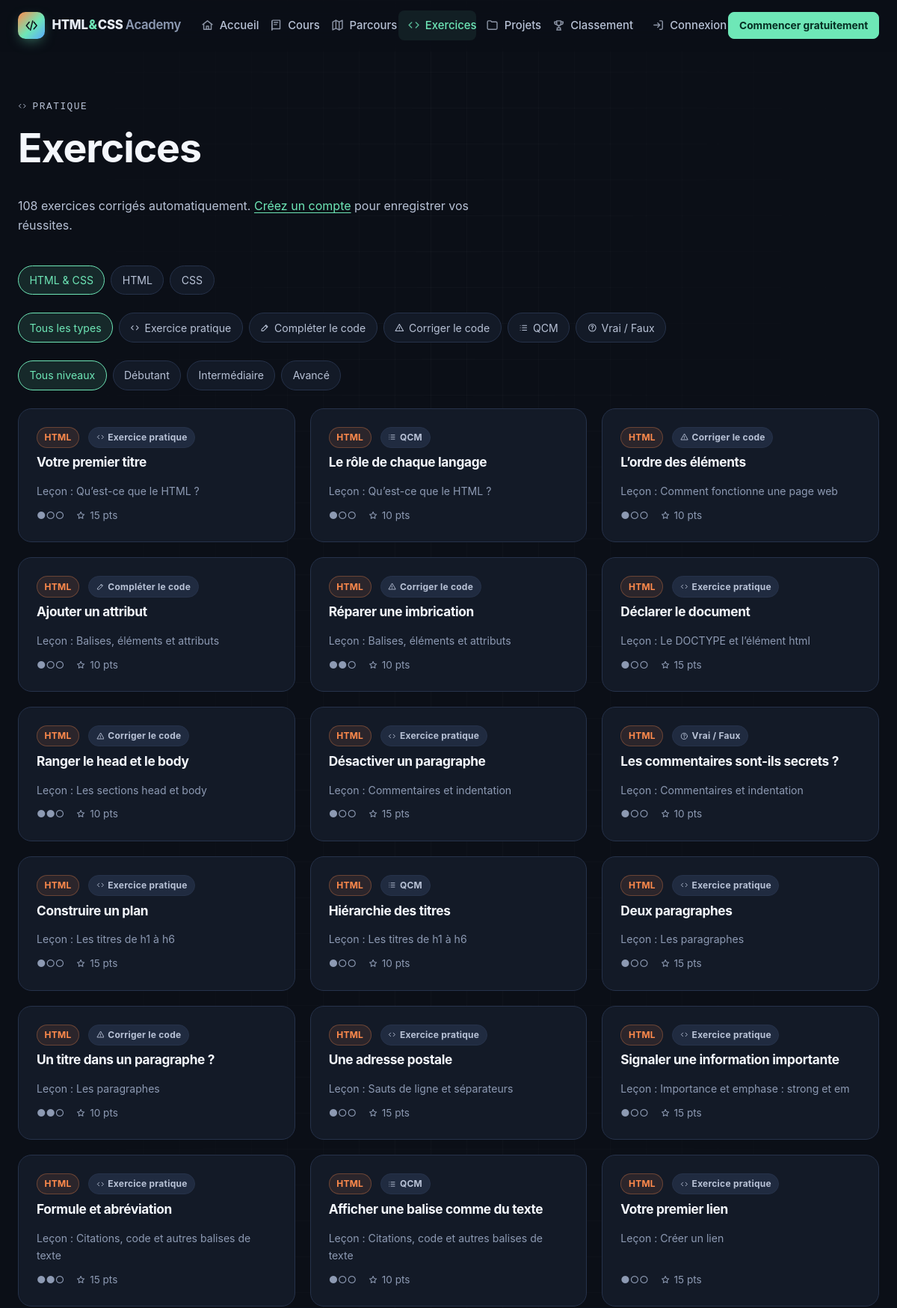
Page /exercises/index.php (upper part) on the committed database.
### tables this page shows
CREATE TABLE exercises (
  id               INT UNSIGNED NOT NULL AUTO_INCREMENT,
  lesson_id        INT UNSIGNED NULL,
  title            VARCHAR(150) NOT NULL,
  slug             VARCHAR(150) NOT NULL,
  type             ENUM('code','fill','fix','qcm','truefalse') NOT NULL DEFAULT 'code',
  difficulty       TINYINT UNSIGNED NOT NULL DEFAULT 1,
  instructions     TEXT         NOT NULL,
  starter_html     TEXT         NULL,
  starter_css      TEXT         NULL,
  solution_html    TEXT         NULL,
  solution_css     TEXT         NULL,
  validation_rules JSON         NULL COMMENT 'Règles de vérification automatique',
  hint             TEXT         NULL,
  explanation      TEXT         NULL,
  points           SMALLINT UNSIGNED NOT NULL DEFAULT 10,
  sort_order       SMALLINT     NOT NULL DEFAULT 0,
  created_at       DATETIME     NOT NULL DEFAULT CURRENT_TIMESTAMP,
  updated_at       DATETIME     NOT NULL DEFAULT CURRENT_TIMESTAMP ON UPDATE CURRENT_TIMESTAMP,
  PRIMARY KEY (id),
  UNIQUE KEY uq_exercises_slug (slug),
  KEY idx_exercises_lesson (lesson_id, sort_order),
  KEY idx_exercises_type (type),
  CONSTRAINT fk_exercises_lesson FOREIGN KEY (lesson_id) REFERENCES lessons (id) ON DELETE SET NULL,
  CONSTRAINT chk_exercises_difficulty CHECK (difficulty BETWEEN 1 AND 3)
);

CREATE TABLE categories (
  id          INT UNSIGNED NOT NULL AUTO_INCREMENT,
  name        VARCHAR(80)  NOT NULL,
  slug        VARCHAR(80)  NOT NULL,
  description TEXT         NULL,
  color       VARCHAR(20)  NOT NULL DEFAULT '#6ee7b7',
  sort_order  SMALLINT     NOT NULL DEFAULT 0,
  created_at  DATETIME     NOT NULL DEFAULT CURRENT_TIMESTAMP,
  updated_at  DATETIME     NOT NULL DEFAULT CURRENT_TIMESTAMP ON UPDATE CURRENT_TIMESTAMP,
  PRIMARY KEY (id),
  UNIQUE KEY uq_categories_slug (slug)
);

CREATE TABLE lessons (
  id               INT UNSIGNED NOT NULL AUTO_INCREMENT,
  module_id        INT UNSIGNED NOT NULL,
  title            VARCHAR(150) NOT NULL,
  slug             VARCHAR(150) NOT NULL,
  duration_minutes SMALLINT UNSIGNED NOT NULL DEFAULT 10,
  introduction     TEXT         NOT NULL,
  objectives       JSON         NULL COMMENT 'Liste des objectifs',
  prerequisites    JSON         NULL COMMENT 'Liste des prérequis',
  theory           MEDIUMTEXT   NOT NULL COMMENT 'Explication théorique (Markdown restreint)',
  syntax_code      TEXT         NULL COMMENT 'Syntaxe minimale',
  simple_html      TEXT         NULL,
  simple_css       TEXT         NULL,
  example_html     MEDIUMTEXT   NULL COMMENT 'Exemple détaillé (HTML)',
  example_css      MEDIUMTEXT   NULL COMMENT 'Exemple détaillé (CSS)',
  line_by_line     JSON         NULL COMMENT '[[code, explication], ...]',
  reference_items  JSON         NULL COMMENT '[[balise/propriété, description], ...]',
  common_mistakes  JSON         NULL,
  best_practices   JSON         NULL,
  practical        TEXT         NULL COMMENT 'Utilisation dans un vrai projet (Markdown)',
  summary_points   JSON         NULL,
  challenge        TEXT         NULL,
  is_published     TINYINT(1)   NOT NULL DEFAULT 1,
  sort_order       SMALLINT     NOT NULL DEFAULT 0,
  created_at       DATETIME     NOT NULL DEFAULT CURRENT_TIMESTAMP,
  updated_at       DATETIME     NOT NULL DEFAULT CURRENT_TIMESTAMP ON UPDATE CURRENT_TIMESTAMP,
  PRIMARY KEY (id),
  UNIQUE KEY uq_lessons_slug (slug),
  KEY idx_lessons_module (module_id, sort_order),
  KEY idx_lessons_published (is_published),
  CONSTRAINT fk_lessons_module FOREIGN KEY (module_id) REFERENCES modules (id) ON DELETE CASCADE
);

### includes/bootstrap.php (called while the page is built, shortened)
<?php
spl_autoload_register(static function (string $class): void {
    $file = ROOT_PATH . '/includes/classes/' . basename(str_replace('\\', '/', $class)) . '.php';
});
require ROOT_PATH . '/includes/functions.php';
require ROOT_PATH . '/includes/auth.php';

### includes/classes/ExerciseModel.php (called while the page is built, shortened)
<?php
final class ExerciseModel
{
    public static function catalog(string $category = '', string $type = '', int $level = 0): array
    {
        $where = ['1 = 1'];
        $params = [];
        return Database::fetchAll(
            self::BASE_SELECT . ' WHERE ' . implode(' AND ', $where) . '
             ORDER BY c.level, cat.sort_order, c.sort_order, m.sort_order, l.sort_order, e.sort_order, e.id',
            $params
        );
    }
}

### config/database.php (called while the page is built, shortened)
<?php
$env = static fn (string $key, $default = null) => ($v = getenv($key)) !== false ? $v : $default;
$database = [
    'host'     => $env('DB_HOST', '127.0.0.1'),
    'port'     => (int) $env('DB_PORT', 3306),
    'socket'   => $env('DB_SOCKET', ''),
    'name'     => $env('DB_NAME', 'html_css_academy'),
    'user'     => $env('DB_USER', 'root'),
    'pass'     => $env('DB_PASS', ''),
    'charset'  => 'utf8mb4',
];
$local = __DIR__ . '/local.php';
return $database;

### includes/classes/Database.php (called while the page is built, shortened)
<?php
final class Database
{
    private static ?PDO $pdo = null;
    public static function connection(): PDO
    {
        if (self::$pdo === null) {
            $cfg = require ROOT_PATH . '/config/database.php';
            $dsn = $cfg['socket'] !== ''
                ? sprintf('mysql:unix_socket=%s;dbname=%s;charset=%s', $cfg['socket'], $cfg['name'], $cfg['charset'])
                : sprintf('mysql:host=%s;port=%d;dbname=%s;charset=%s', $cfg['host'], $cfg['port'], $cfg['name'], $cfg['charset']);
            self::$pdo = new PDO($dsn, $cfg['user'], $cfg['pass'], [
                PDO::ATTR_ERRMODE            => PDO::ERRMODE_EXCEPTION,
                PDO::ATTR_DEFAULT_FETCH_MODE => PDO::FETCH_ASSOC,
                PDO::ATTR_EMULATE_PREPARES   => false,
                PDO::ATTR_STRINGIFY_FETCHES  => false,
            ]);
            self::$pdo->exec("SET time_zone = '" . (new DateTime())->format('P') . "'");
        }
        return self::$pdo;
    }
    public static function run(string $sql, array $params = []): PDOStatement
    {
        $stmt = self::connection()->prepare($sql);
        $stmt->execute($params);
        return $stmt;
    }
    public static function fetchAll(string $sql, array $params = []): array
    {
        return self::run($sql, $params)->fetchAll();
    }
}

### includes/auth.php (called while the page is built, shortened)
<?php
function current_user(): ?array
{
    static $cache = false;
    if ($cache !== false) {
        return $cache;
    }
    $id = $_SESSION['user_id'] ?? null;
    if (!$id) {
        return $cache = null;
    }
    $user = UserModel::find((int) $id);
    return $cache = $user;
}

### exercises/index.php (the view, shortened to what this page needs)
<?php
require __DIR__ . '/../includes/bootstrap.php';
$category = in_array(input('categorie'), ['html', 'css'], true) ? input('categorie') : '';
$type = array_key_exists(input('type'), ExerciseModel::TYPES) ? input('type') : '';
$level = query_int('niveau');
$exercises = ExerciseModel::catalog($category, $type, $level);
$user = current_user();
$passed = $user ? ExerciseModel::passedIds((int) $user['id']) : [];
$filterUrl = static function (array $change) use ($category, $type, $level): string {
    $params = array_filter(array_merge(['categorie' => $category, 'type' => $type, 'niveau' => $level ?: ''], $change), static fn ($v) => $v !== '' && $v !== 0);
    return route('exercises') . ($params ? '?' . http_build_query($params) : '');
};
$icons = ['code' => 'code', 'fill' => 'edit', 'fix' => 'alert', 'qcm' => 'list', 'truefalse' => 'question'];
require ROOT_PATH . '/includes/header.php';
?>
<header class="page-head container">
  <p class="eyebrow"><?= icon('code', 'icon icon--sm') ?> Pratique</p>
  <h1>Exercices</h1>
  <p><?= count($exercises) ?> exercices corrigés automatiquement. <?php if ($user): ?>Vous en avez réussi <strong><?= count($passed) ?></strong>.<?php else: ?><a href="<?= e(url('auth/register.php')) ?>">Créez un compte</a> pour enregistrer vos réussites.<?php endif; ?></p>
</header>
<div class="container">
  <nav class="filters" aria-label="Filtrer par langage">
    <a class="chip<?= $category === '' ? ' is-active' : '' ?>" href="<?= e($filterUrl(['categorie' => ''])) ?>">HTML &amp; CSS</a>
    <a class="chip<?= $category === 'html' ? ' is-active' : '' ?>" href="<?= e($filterUrl(['categorie' => 'html'])) ?>">HTML</a>
    <a class="chip<?= $category === 'css' ? ' is-active' : '' ?>" href="<?= e($filterUrl(['categorie' => 'css'])) ?>">CSS</a>
  </nav>
  <nav class="filters" aria-label="Filtrer par type">
    <a class="chip<?= $type === '' ? ' is-active' : '' ?>" href="<?= e($filterUrl(['type' => ''])) ?>">Tous les types</a>
    <?php foreach (ExerciseModel::TYPES as $k => $label): ?>
      <a class="chip<?= $type === $k ? ' is-active' : '' ?>" href="<?= e($filterUrl(['type' => $k])) ?>"><?= icon($icons[$k], 'icon icon--sm') ?> <?= e($label) ?></a>
    <?php endforeach; ?>
  </nav>
  <nav class="filters" aria-label="Filtrer par niveau">
    <a class="chip<?= $level === 0 ? ' is-active' : '' ?>" href="<?= e($filterUrl(['niveau' => ''])) ?>">Tous niveaux</a>
    <?php foreach ([1, 2, 3] as $n): ?><a class="chip<?= $level === $n ? ' is-active' : '' ?>" href="<?= e($filterUrl(['niveau' => $n])) ?>"><?= e(level_label($n)) ?></a><?php endforeach; ?>
  </nav>
  <?php if (!$exercises): ?>
    <p class="empty"><?= icon('code') ?><br>Aucun exercice ne correspond à ces filtres.</p>
  <?php else: ?>
    <div class="grid grid--3">
      <?php foreach ($exercises as $ex): $isDone = isset($passed[(int) $ex['id']]); ?>
        <a class="card card--hover card--link exercise-card<?= $isDone ? ' is-done' : '' ?>" href="<?= e(route('exercise', $ex['slug'])) ?>">
          <div class="btn-row">
            <?php if ($ex['category_slug']): ?><span class="tag tag--<?= e($ex['category_slug']) ?>"><?= e($ex['category_name']) ?></span><?php endif; ?>
            <span class="tag"><?= icon($icons[$ex['type']], 'icon icon--sm') ?> <?= e(ExerciseModel::TYPES[$ex['type']]) ?></span>
          </div>
          <h2 class="card__title" style="font-size:1.08rem"><?= e($ex['title']) ?></h2>
          <?php if ($ex['lesson_title']): ?><p class="muted" style="margin:0;font-size:.88rem">Leçon : <?= e($ex['lesson_title']) ?></p><?php endif; ?>
          <div class="card__meta" style="margin-top:auto">
            <span><?= str_repeat('●', (int) $ex['difficulty']) . str_repeat('○', 3 - (int) $ex['difficulty']) ?></span>
            <span><?= icon('star', 'icon icon--sm') ?> <?= (int) $ex['points'] ?> pts</span>
          </div>
        </a>
      <?php endforeach; ?>
    </div>
  <?php endif; ?>
</div>
<?php require ROOT_PATH . '/includes/footer.php'; ?>

### includes/functions.php (shortened to what this page needs)
<?php
function config(string $key, $default = null)
{
    $value = $GLOBALS['__config'];
    foreach (explode('.', $key) as $part) {
        $value = $value[$part];
    }
    return $value;
}
function e($value): string
{
    return htmlspecialchars((string) $value, ENT_QUOTES | ENT_SUBSTITUTE, 'UTF-8');
}
function base_path(): string
{
    static $base = null;
    if ($base !== null) {
        return $base;
    }
    $docRoot = realpath($_SERVER['DOCUMENT_ROOT'] ?? '') ?: '';
    $root = realpath(ROOT_PATH) ?: ROOT_PATH;
    if ($docRoot !== '' && str_starts_with($root, $docRoot)) {
        return $base = rtrim(str_replace('\\', '/', substr($root, strlen($docRoot))), '/');
    }
    return $base = '';
}
function url(string $path = ''): string
{
    return base_path() . '/' . ltrim($path, '/');
}
function route(string $name, ?string $param = null): string
{
    $pretty = [
        'home'        => '',
        'courses'     => 'cours',
        'course'      => 'cours/%s',
        'lesson'      => 'lecon/%s',
        'path'        => 'parcours',
        'exercises'   => 'exercices',
        'exercise'    => 'exercice/%s',
        'projects'    => 'projets',
        'project'     => 'projet/%s',
        'leaderboard' => 'classement',
        'playground'  => 'editeur',
        'certificate' => 'certificat/%s',
    ];
    $plain = [
        'home'        => '',
        'courses'     => 'courses/index.php',
        'course'      => 'courses/course.php?slug=%s',
        'lesson'      => 'courses/lesson.php?slug=%s',
        'path'        => 'parcours.php',
        'exercises'   => 'exercises/index.php',
        'exercise'    => 'exercises/exercise.php?slug=%s',
        'projects'    => 'projects/index.php',
        'project'     => 'projects/project.php?slug=%s',
        'leaderboard' => 'leaderboard.php',
        'playground'  => 'playground.php',
        'certificate' => 'certificate.php?id=%s',
    ];
    $map = config('app.pretty_urls') ? $pretty : $plain;
    $pattern = $map[$name] ?? $name;
    return url($param !== null ? sprintf($pattern, rawurlencode($param)) : $pattern);
}
function input(string $key, string $default = ''): string
{
    $v = $_POST[$key] ?? $_GET[$key] ?? $default;
    return is_string($v) ? trim($v) : $default;
}
function query_int(string $key, int $default = 0): int
{
    $v = filter_var($_GET[$key] ?? null, FILTER_VALIDATE_INT);
    return $v === false || $v === null ? $default : (int) $v;
}
function level_label(int $level): string
{
    return [1 => 'Débutant', 2 => 'Intermédiaire', 3 => 'Avancé'][$level] ?? 'Débutant';
}
function icon(string $name, string $class = 'icon'): string
{
    return sprintf(
        '<svg class="%s" aria-hidden="true" focusable="false"><use href="%s#%s"></use></svg>',
        e($class),
        e(url('assets/icons/sprite.svg')),
        e($name)
    );
}

### rows in the picture
exercises: categories.name "HTML", type "Exercice pratique", title "Votre premier titre", lesson.title "Qu’est-ce que le HTML ?", difficulty "●", difficulty "○○", points "15"
exercises: categories.name "HTML", type "QCM", title "Le rôle de chaque langage", lesson.title "Qu’est-ce que le HTML ?", difficulty "●", difficulty "○○", points "10"
exercises: categories.name "HTML", type "Corriger le code", title "L’ordre des éléments", lesson.title "Comment fonctionne une page web", difficulty "●", difficulty "○○", points "10"
exercises: categories.name "HTML", type "Compléter le code", title "Ajouter un attribut", lesson.title "Balises, éléments et attributs", difficulty "●", difficulty "○○", points "10"
exercises: categories.name "HTML", type "Corriger le code", title "Réparer une imbrication", lesson.title "Balises, éléments et attributs", difficulty "●●", difficulty "○", points "10"
exercises: categories.name "HTML", type "Exercice pratique", title "Déclarer le document", lesson.title "Le DOCTYPE et l’élément html", difficulty "●", difficulty "○○", points "15"
exercises: categories.name "HTML", type "Corriger le code", title "Ranger le head et le body", lesson.title "Les sections head et body", difficulty "●●", difficulty "○", points "10"
exercises: categories.name "HTML", type "Exercice pratique", title "Désactiver un paragraphe", lesson.title "Commentaires et indentation", difficulty "●", difficulty "○○", points "15"
exercises: categories.name "HTML", type "Vrai / Faux", title "Les commentaires sont-ils secrets ?", lesson.title "Commentaires et indentation", difficulty "●", difficulty "○○", points "10"
exercises: categories.name "HTML", type "Exercice pratique", title "Construire un plan", lesson.title "Les titres de h1 à h6", difficulty "●", difficulty "○○", points "15"
exercises: categories.name "HTML", type "QCM", title "Hiérarchie des titres", lesson.title "Les titres de h1 à h6", difficulty "●", difficulty "○○", points "10"
exercises: categories.name "HTML", type "Exercice pratique", title "Deux paragraphes", lesson.title "Les paragraphes", difficulty "●", difficulty "○○", points "15"
exercises: categories.name "HTML", type "Corriger le code", title "Un titre dans un paragraphe ?", lesson.title "Les paragraphes", difficulty "●●", difficulty "○", points "10"
exercises: categories.name "HTML", type "Exercice pratique", title "Une adresse postale", lesson.title "Sauts de ligne et séparateurs", difficulty "●", difficulty "○○", points "15"
exercises: categories.name "HTML", type "Exercice pratique", title "Signaler une information importante", lesson.title "Importance et emphase : strong et em", difficulty "●", difficulty "○○", points "15"
exercises: categories.name "HTML", type "Exercice pratique", title "Formule et abréviation", lesson.title "Citations, code et autres balises de texte", difficulty "●●", difficulty "○", points "15"
exercises: categories.name "HTML", type "QCM", title "Afficher une balise comme du texte", lesson.title "Citations, code et autres balises de texte", difficulty "●", difficulty "○○", points "10"
exercises: categories.name "HTML", type "Exercice pratique", title "Votre premier lien", lesson.title "Créer un lien", difficulty "●", difficulty "○○", points "15"

### other values in the picture
$label "Accueil"
$label "Cours"
$label "Parcours"
$label "Exercices"
$label "Projets"
$label "Classement"
count($exercises) "108"
$label "Exercice pratique"
$label "Compléter le code"
$label "Corriger le code"
$label "QCM"
$label "Vrai / Faux"
level_label($n) "Débutant"
level_label($n) "Intermédiaire"
level_label($n) "Avancé"
